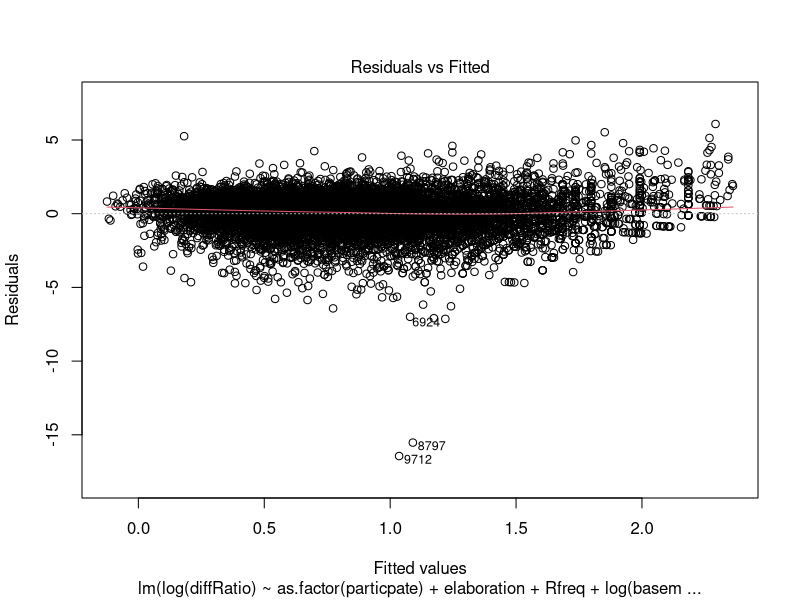
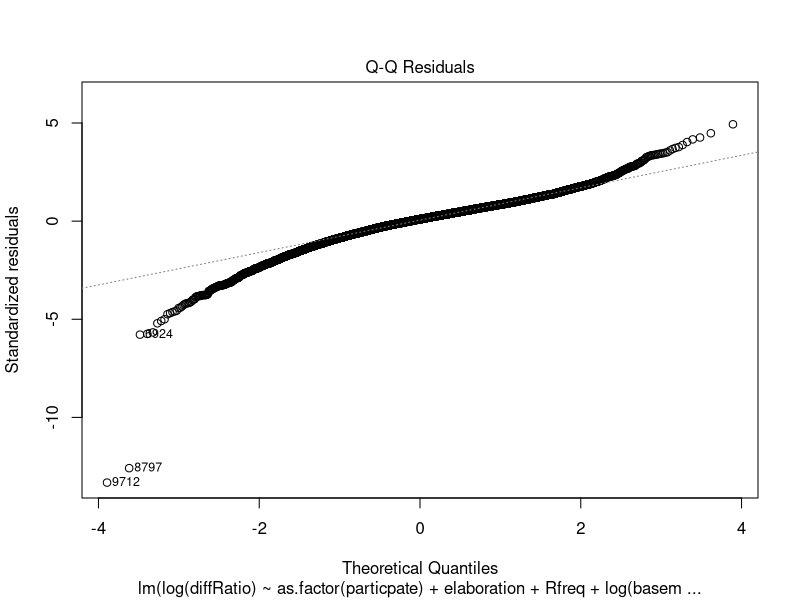
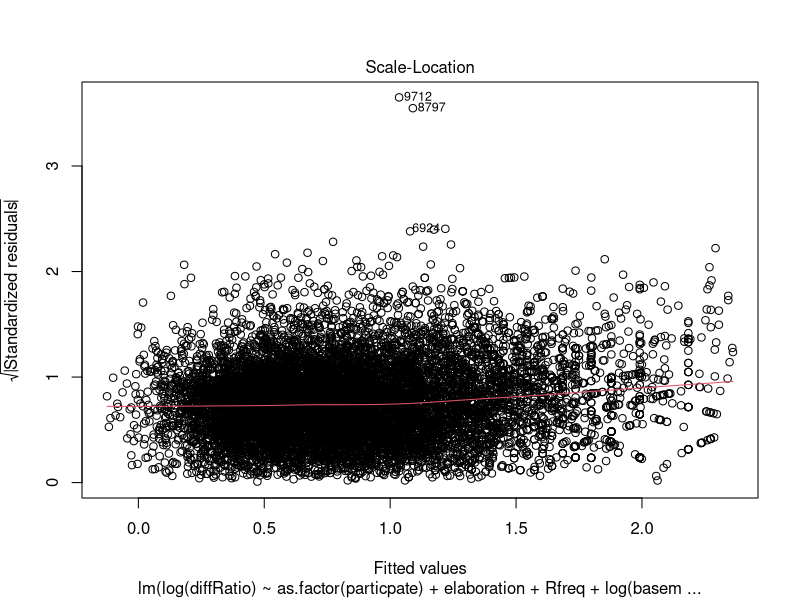
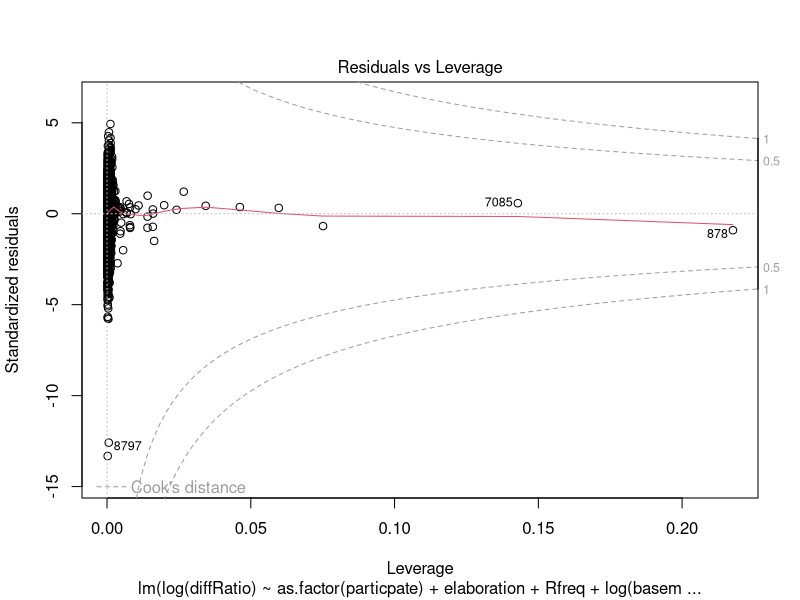

Reproduce these figures in R, in order.
library(car);

purchase=read.csv("party.csv")
head(purchase,4)
attach(purchase)


# model1=lm(mile1 ~ as.factor(particpate)+elaboration+prefood+Rfreq, purchase);
# summary(model1);
# plot(model1);

purchase$postTotal = mile1 + mile2 + mile3 + mile4;
# model2=lm(postTotal ~ as.factor(particpate)+elaboration+Rfreq+basemile, purchase);
# summary(model2);
# plot(model2);

purchase$diffRatio = (purchase$postTotal - basemile)/basemile;
model3=lm(log(diffRatio) ~ as.factor(particpate)+elaboration+Rfreq+log(basemile), purchase);
summary(model3);
plot(model3);